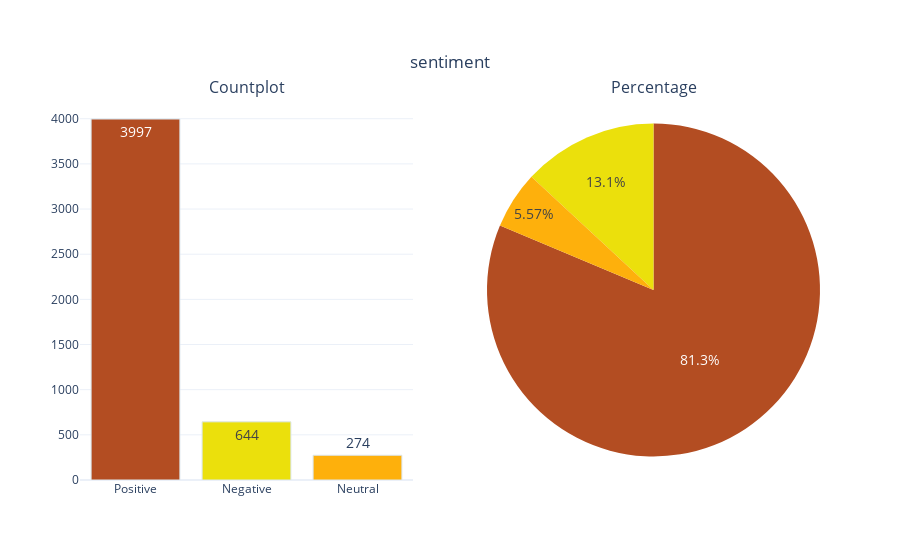

Here is the notebook cell this chart was saved with:
### Code cell
categorical_variable_summary(df,'sentiment')

### Figure 1 — Plotly figure (JSON) as saved in the notebook; plotly's stock layout.template omitted (floating-point values rounded to 4 significant figures)
{"data": [{"marker": {"color": ["#B34D22", "#EBE00C", "#FEB00C", "#0C92EB", "#EBC0D5"], "line": {"color": "#DBE6EC", "width": 1}}, "name": "sentiment", "showlegend": false, "text": ["3997", "644", "274"], "textfont": {"size": 14}, "textposition": "auto", "type": "bar", "x": ["Positive", "Negative", "Neutral"], "xaxis": "x", "y": [3997, 644, 274], "yaxis": "y"}, {"domain": {"x": [0.55, 1], "y": [0, 1]}, "labels": ["Positive", "Negative", "Neutral"], "marker": {"colors": ["#B34D22", "#EBE00C", "#FEB00C", "#0C92EB", "#EBC0D5"]}, "name": "sentiment", "showlegend": false, "textfont": {"size": 14}, "textposition": "auto", "type": "pie", "values": [3997, 644, 274]}], "layout": {"annotations": [{"font": {"size": 16}, "showarrow": false, "text": "Countplot", "x": 0.225, "xanchor": "center", "xref": "paper", "y": 1, "yanchor": "bottom", "yref": "paper"}, {"font": {"size": 16}, "showarrow": false, "text": "Percentage", "x": 0.775, "xanchor": "center", "xref": "paper", "y": 1, "yanchor": "bottom", "yref": "paper"}], "autosize": true, "title": {"text": "sentiment", "x": 0.5, "xanchor": "center", "y": 0.9, "yanchor": "top"}, "xaxis": {"anchor": "y", "autorange": true, "domain": [0, 0.45], "range": [-0.5, 2.5], "type": "category"}, "yaxis": {"anchor": "x", "autorange": true, "domain": [0, 1], "range": [0, 4207.0], "type": "linear"}}}
